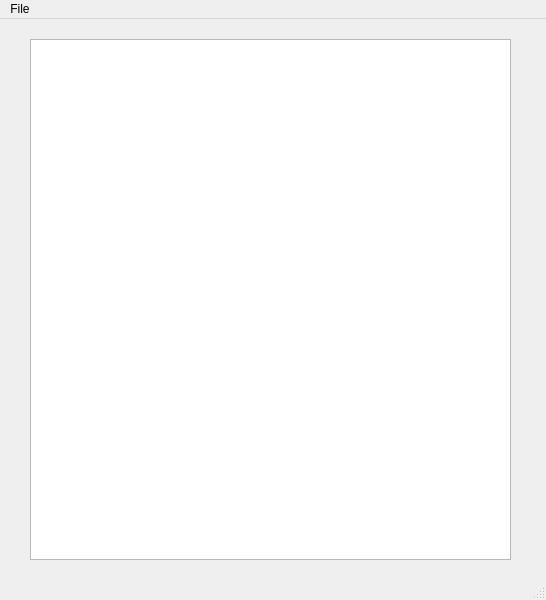
<?xml version="1.0" encoding="UTF-8"?>
<ui version="4.0">
 <class>MainWindow</class>
 <widget class="QMainWindow" name="MainWindow">
  <property name="geometry">
   <rect>
    <x>0</x>
    <y>0</y>
    <width>546</width>
    <height>600</height>
   </rect>
  </property>
  <property name="windowTitle">
   <string>MainWindow</string>
  </property>
  <widget class="QWidget" name="centralwidget">
   <widget class="QTreeView" name="treeView">
    <property name="geometry">
     <rect>
      <x>30</x>
      <y>20</y>
      <width>481</width>
      <height>521</height>
     </rect>
    </property>
   </widget>
  </widget>
  <widget class="QStatusBar" name="statusbar"/>
  <widget class="QMenuBar" name="menuBar">
   <property name="geometry">
    <rect>
     <x>0</x>
     <y>0</y>
     <width>546</width>
     <height>26</height>
    </rect>
   </property>
   <widget class="QMenu" name="menuFile">
    <property name="title">
     <string>File</string>
    </property>
    <addaction name="actionOpen"/>
    <addaction name="actionSave"/>
   </widget>
   <addaction name="menuFile"/>
  </widget>
  <action name="actionSave">
   <property name="text">
    <string>Save</string>
   </property>
  </action>
  <action name="actionOpen">
   <property name="text">
    <string>Open</string>
   </property>
  </action>
 </widget>
 <resources/>
 <connections/>
</ui>
